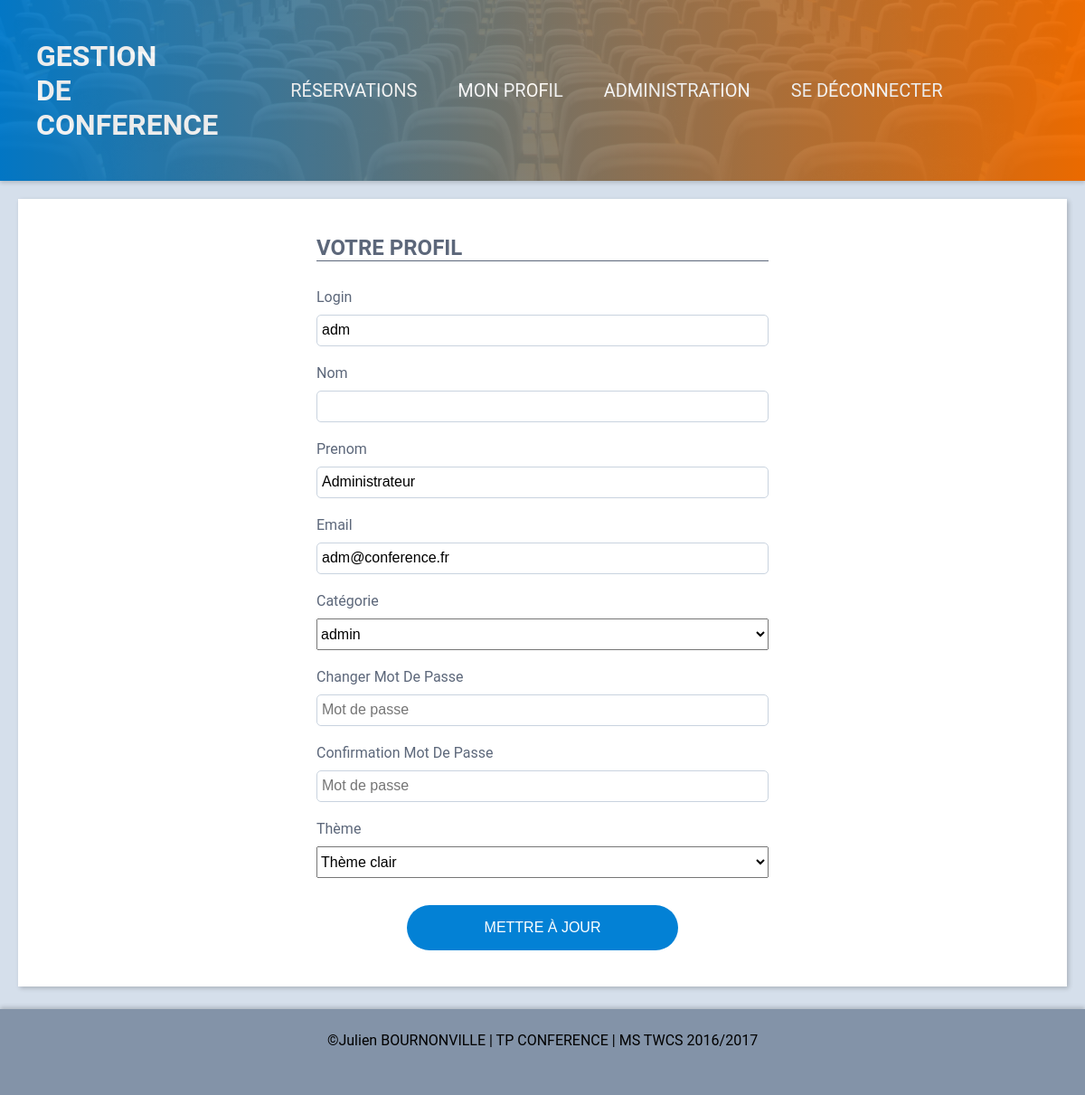
The app's page /configUser.php?userId=1 (signed in) with its own data.
### tables this page shows
CREATE TABLE users (
  id       INT PRIMARY KEY AUTO_INCREMENT,
  username VARCHAR(30),
  email    VARCHAR(255),
  password VARCHAR(255),
  name     VARCHAR(30),
  surname  VARCHAR(30),
  idRole   INT,
  themeChoice VARCHAR(30) DEFAULT 'main1.css',
  lastActiveConnection TIMESTAMP NULL,

  CONSTRAINT membres_role_id_fk FOREIGN KEY (idRole) REFERENCES roles (id)
);

### class/Database.php (called while the page is built, shortened)
<?php
class Database
{
    private $connection;
    public function __construct($login, $password, $databaseName, $host)
    {
        $this->connection = new PDO("mysql:dbname=$databaseName;host=$host", $login, $password);
        $this->connection->setAttribute(PDO::ATTR_DEFAULT_FETCH_MODE, PDO::FETCH_OBJ);
        $this->connection->setAttribute(PDO::ATTR_ERRMODE, PDO::ERRMODE_EXCEPTION);
    }
    public function query($query, $params = false)
    {
        if ($params) {
            $res = $this->connection->prepare($query);
            $res->execute($params);
        } else {
            $res = $this->connection->query($query);
        }
        return $res;
    }
}

### class/Users.php (called while the page is built, shortened)
<?php
class Users extends Table
{
    private $idRole;
    private static $instance;
    public function __construct($user)
    {
        $this->idRole = $user->idRole;
    }
    public static function getInstance($userId, $db)
    {
        if (is_null(self::$instance)) {
            $user = $db->query("SELECT * FROM users WHERE id = ?", [$userId])->fetch();
            self::$instance = new Users($user);
        }
        return self::$instance;
    }
    public function isAdmin()
    {
        if ($this->idRole == 1) {
            return true;
        }
        return false;
    }
}

### inc/app.php (called while the page is built, shortened)
<?php
$session = Session::getInstance();
$db = App::dbConnection();
$auth = Users::getInstance($session->getParams('user'), $db);

### class/Table.php (called while the page is built, shortened)
<?php
class Table
{
    protected static $table;
    public static function getById($db, $id)
    {
        $req = $db->query("SELECT * from " . static::$table . " WHERE id = ?", [$id]);
        return $req->fetch();
    }
}

### class/Session.php (called while the page is built, shortened)
<?php
class Session
{
    public function getParams($key)
    {
        if (isset($_SESSION[$key])) {
            return $_SESSION[$key];
        }
        return false;
    }
}

### class/App.php (called while the page is built, shortened)
<?php
class App
{
    private static $dbUser = 'root';
    private static $dbPassword = 'root';
    private static $dbHost = 'localhost';
    private static $dbName = 'event_booking';
    private static $database = null;
    public static function dbConnection()
    {
        if (!self::$database) {
            self::$database = new Database(self::$dbUser, self::$dbPassword, self::$dbName, self::$dbHost);
        }
        return self::$database;
    }
}

### configUser.php (the view, shortened to what this page needs)
<?php
require 'inc/app.php';
if (isset($_REQUEST['modify'])) {
    $user = Users::getById($db, $_POST['id']);
    if ($_POST['password'] != "") {
        if ($_POST['password'] == $_POST['password_confirmation']) {
            $passwordEncrypt = password_hash($_POST['password'], PASSWORD_BCRYPT);
        }
    } else {
        $passwordEncrypt = $user->password;
    }
    if (isset($_POST['idRole'])) {
        $idRole = $_POST['idRole'];
    } else {
        $idRole = $user->idRole;
    }
    $params = [
        $_POST['username'],
        $_POST['name'],
        $_POST['surname'],
        $_POST['email'],
        $passwordEncrypt,
        intval($idRole),
        $_POST['themeChoice'],
        intval($_POST['id'])
    ];
    Users::updateData($params, $db);
    if ($auth->getId() == $_POST['id']) {
        $auth->resetUser($_POST['id'], $db);
    }
    $auth = Users::getInstance($db, $auth->getId());
    $sess = Session::getInstance();
    $sess->setFlashMessage('Le profil est mis à jour', 'success');
    $user = Users::getById($db, $_POST['id']);
} else if (isset($_GET['userId'])) {
    $user = Users::getById($db, $_GET['userId']);
}
$req = $db->query("SELECT * FROM roles");
$roles = $req->fetchAll();
require 'inc/header.php';
?>
    <div class="page-content">
        <div class="form">
            <h2>Votre profil</h2>
            <form action="" name="profile" method="post">
                <div class="item">
                    <label for="">Login</label>
                    <input type="text" name="username" placeholder="Login" value="<?= $user->username ?>">
                </div>
                <div class="item">
                    <label for="">Nom</label>
                    <input type="text" name="name" placeholder="Nom" value="<?= $user->name ?>" <?php
                    if ($user->name == "") {
                        echo "class='input-needed'";
                    }
                    ?>>
                </div>
                <div class="item">
                    <label for="">Prenom</label>
                    <input type="text" name="surname" placeholder="Prénom"
                           value="<?= $user->surname ?>" <?php
                    if ($user->surname == "") {
                        echo "class='input-needed'";
                    }
                    ?>>
                </div>
                <div class="item">
                    <label for="">Email</label>
                    <input type="email" name="email" placeholder="Email" value="<?= $user->email ?>">
                </div>
                <div class="item">
                    <label for="">Catégorie</label>
                    <select name="idRole" <?php if (!$auth->isAdmin()) {
                        echo "disabled";
                    } ?> title="idRole">
                        <?php
                        foreach ($roles as $role) {
                            if ($role->id == $user->idRole) {
                                echo "<option value=$role->id selected>$role->role</option>";
                            } else {
                                echo "<option value=$role->id>$role->role</option>";
                            }
                        }
                        ?>
                    </select>
                </div>
                <div class="item">
                    <label for="">Changer Mot De Passe</label>
                    <input type="password" name="password" placeholder="Mot de passe">
                </div>
                <div class="item">
                    <label for="">Confirmation Mot De Passe</label>
                    <input type="password" name="password_confirmation" placeholder="Mot de passe">
                </div>
                <div class="item">
                    <label for="">Thème</label>
                    <select name="themeChoice" title="themeChoice">
                        <option value="main1.css" <?php
                        if ($user->themeChoice == 'main1.css') {
                            echo 'selected';
                        }
                        ?> >Thème clair
                        </option>
                    </select>
                </div>
                <div class="item button-centered">
                    <button type="submit" name="modify" class="button button-std button-centered">Mettre à jour</button>
                </div>
            </form>
        </div>
    </div>
<?php require 'inc/footer.php'; ?>

### css/main1.css (style rules this page uses)
html { height: 100%; }
body { min-height: 100%; padding: 0 0 100px; margin: 0; font-family: Roboto, sans-serif; background-color: #D5DFEB; box-sizing: border-box; position: relative; }
h1, h2, h3 { text-transform: uppercase; }
.button { text-transform: uppercase; display: inline-block; box-sizing: border-box; margin: 20px; border-radius: 25px; border: none; width: 60%; height: 50px; font-size: 16px; color: #fff; cursor: pointer; }
.button-std { background-color: #0381D5; }
.button-centered { text-align: center; }
input, textarea { box-sizing: border-box; height: 35px; margin: 5px 0 0; padding: 5px; font-size: 16px; border-radius: 5px; box-shadow: none; border: solid 1px #C9D3DF; }
label, input { display: inline-block; width: 100%; }
select { height: 35px; width: 100%; margin: 5px 0 0; font-size: 16px; }
.form { display: block; max-width: 500px; margin: auto; }
.form h2 { border-bottom: 1px solid #5C677A; }
.form .item { width: 100%; margin: 10px 0 0; font-size: 16px; }
.page-content { margin: 20px; padding: 20px; width: auto; background-color: #fff; color: #5C677A; box-shadow: 2px 2px 5px rgba(0, 0, 0, 0.2); }
label { margin: 10px 0 5px; }

### records on screen
users: username "adm", surname "Administrateur", email "adm@conference.fr", themeChoice "Thème clair"

### other values on screen
form field idRole "admin"
